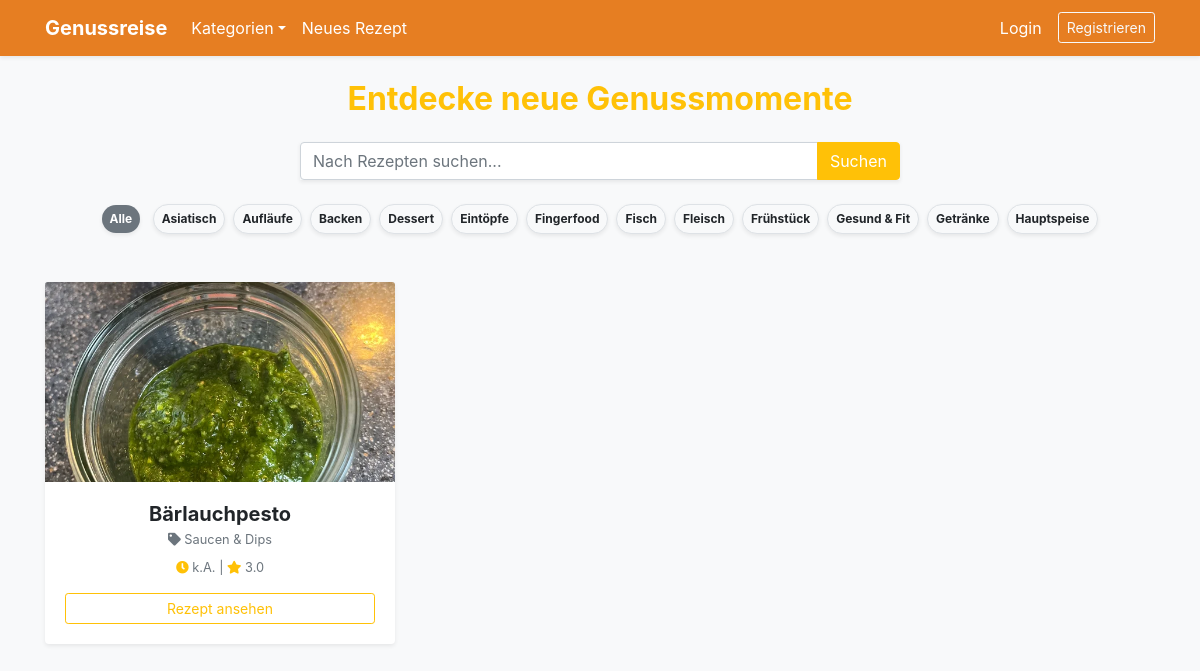
The page / on the database its author committed.
### app.py (models this page shows)
class Category(db.Model):
    id = db.Column(db.Integer, primary_key=True)
    name = db.Column(db.String(50), unique=True, nullable=False)
    recipes = db.relationship('Recipe', backref='category_rel', lazy=True)

class Recipe(db.Model):
    id = db.Column(db.Integer, primary_key=True)
    name = db.Column(db.String(100), nullable=False)
    instructions = db.Column(db.Text, nullable=False)
    image_file = db.Column(db.String(100), nullable=False, default='default.jpg')
    prep_time = db.Column(db.Integer, default=0)
    cook_time = db.Column(db.Integer, default=0)
    rest_time = db.Column(db.Integer, default=0)
    servings = db.Column(db.Integer, default=1)
    calories = db.Column(db.Integer, default=0)
    protein = db.Column(db.Float, default=0.0)
    carbs = db.Column(db.Float, default=0.0)
    fat = db.Column(db.Float, default=0.0)
    rating_sum = db.Column(db.Integer, default=0)
    rating_count = db.Column(db.Integer, default=0)
    user_id = db.Column(db.Integer, db.ForeignKey('user.id'), nullable=False)
    category_id = db.Column(db.Integer, db.ForeignKey('category.id'), nullable=True)
    ingredients = db.relationship('Ingredient', backref='recipe', lazy=True, cascade="all, delete-orphan")
    comments = db.relationship('Comment', backref='recipe', lazy=True, cascade="all, delete-orphan")
    @property
    def total_time_formatted(self):
        total = (self.prep_time or 0) + (self.cook_time or 0) + (self.rest_time or 0)
        if total == 0: return "k.A."
        if total >= 60:
            h, m = total // 60, total % 60
            return f"{h} Std. {m} Min." if m > 0 else f"{h} Std."
        return f"{total} Min."

### app.py (the view)
@app.route("/")
def index():
    page = request.args.get('page', 1, type=int)
    search = request.args.get('search')
    if search:
        pagination = Recipe.query.filter((Recipe.name.contains(search)) | (Recipe.instructions.contains(search))).order_by(Recipe.id.desc()).paginate(page=page, per_page=9)
    else:
        pagination = Recipe.query.order_by(Recipe.id.desc()).paginate(page=page, per_page=9)
    for r in pagination.items:
        r.avg_rating = round(r.rating_sum / r.rating_count, 1) if r.rating_count > 0 else 0
    return render_template('index.html', recipes=pagination, search_query=search)

### app.py (called while the page is built)
@app.context_processor
def inject_categories():
    return dict(all_categories=Category.query.order_by(Category.name).all())

### templates/index.html (shortened to what this page needs)
{% extends "base.html" %}
{% block content %}
<div class="mb-4 text-center">
    <h2 class="text-warning font-weight-bold mb-4">{% if current_category %}Kategorie: {{ current_category.name }}{% else %}Entdecke neue Genussmomente{% endif %}</h2>
    <form action="{{ url_for('index') }}" method="GET" class="input-group shadow-sm mb-4 mx-auto" style="max-width: 600px;">
        <input type="text" name="search" class="form-control" placeholder="Nach Rezepten suchen..." value="{{ search_query or '' }}">
        <div class="input-group-append"><button class="btn btn-warning text-white" type="submit">Suchen</button></div>
    </form>
    <div class="mb-5">
        <a href="{{ url_for('index') }}" class="badge badge-pill badge-secondary p-2 mx-1 shadow-sm">Alle</a>
        {% for cat in all_categories[:12] %}<a href="{{ url_for('recipes_in_category', category_id=cat.id) }}" class="badge badge-pill {% if current_category and current_category.id == cat.id %}badge-warning text-white{% else %}badge-light border{% endif %} p-2 mx-1 shadow-sm">{{ cat.name }}</a>{% endfor %}
    </div>
</div>
<div class="row">
    {% for recipe in recipes.items %}
    <div class="col-md-4 mb-4">
        <div class="card h-100 border-0 shadow-sm" style="transition: 0.3s;" onmouseover="this.style.transform='translateY(-5px)'" onmouseout="this.style.transform='translateY(0)'">
            <img src="{{ url_for('static', filename='uploads/' + recipe.image_file) }}" class="card-img-top" style="height: 200px; object-fit: cover;">
            <div class="card-body text-center">
                <h5 class="font-weight-bold mb-1">{{ recipe.name }}</h5>
                <p class="text-muted small mb-2"><i class="fas fa-tag"></i> {{ recipe.category_rel.name if recipe.category_rel else 'Allgemein' }}</p>
                <p class="small text-muted"><i class="fas fa-clock text-warning"></i> {{ recipe.total_time_formatted }} | <i class="fas fa-star text-warning"></i> {{ recipe.avg_rating }}</p>
                <a href="{{ url_for('recipe_detail', recipe_id=recipe.id) }}" class="btn btn-outline-warning btn-sm btn-block stretched-link">Rezept ansehen</a>
            </div>
        </div>
    </div>
    {% endfor %}
</div>
{% endblock %}

### rows shown on the page
Category: name "Asiatisch"
Category: name "Aufläufe"
Category: name "Backen"
Category: name "Dessert"
Category: name "Eintöpfe"
Category: name "Fingerfood"
Category: name "Fisch"
Category: name "Fleisch"
Category: name "Frühstück"
Category: name "Gesund & Fit"
Category: name "Getränke"
Category: name "Hauptspeise"
Recipe: image_file (picture), name "Bärlauchpesto", category_rel "Saucen & Dips", total_time_formatted "k.A.", avg_rating "3.0"
